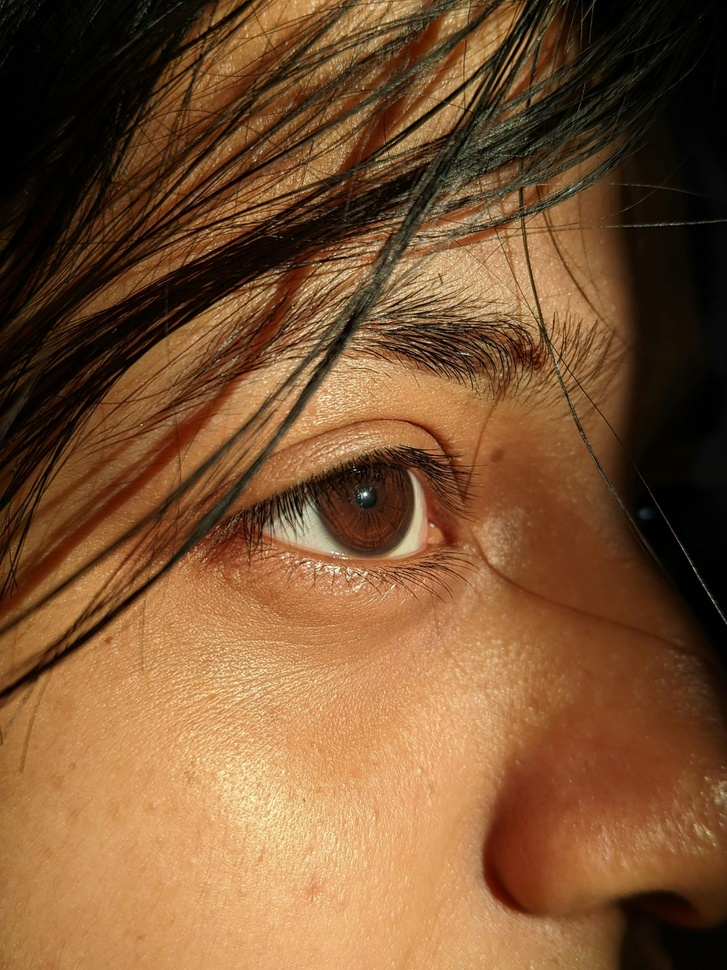
#> input picture image.jpg, 727 x 970 px, shrunk from 3072 x 4096 before the run
$ python test.py
#> lines starting #> are read from the running program, lines starting #| are printed output that depends on the picture
import cv2
import numpy as np
from scipy.fftpack import dct, idct

# قراءة الصورة
img = cv2.imread("image.jpg", 0)
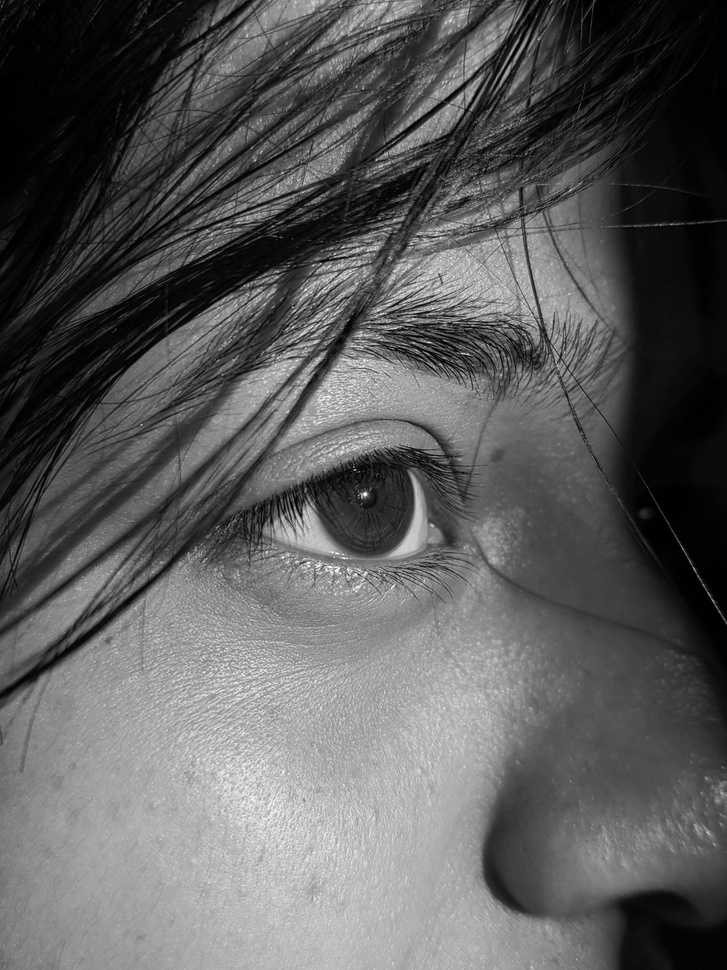
#> img: shape (970, 727); min 0, max 255, mean 91.9

# تحويلها float
img = np.float32(img)

print("Image chargée :", img.shape)
#| Image chargée : (970, 727)
